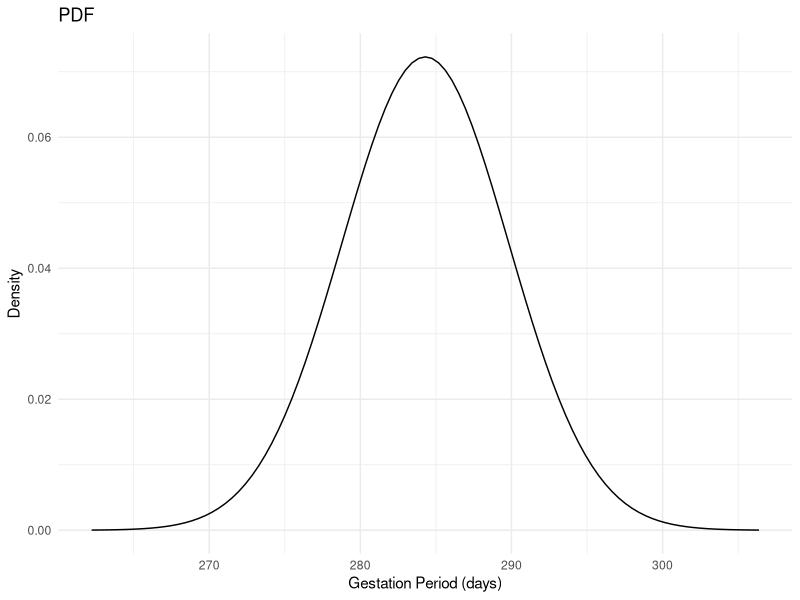
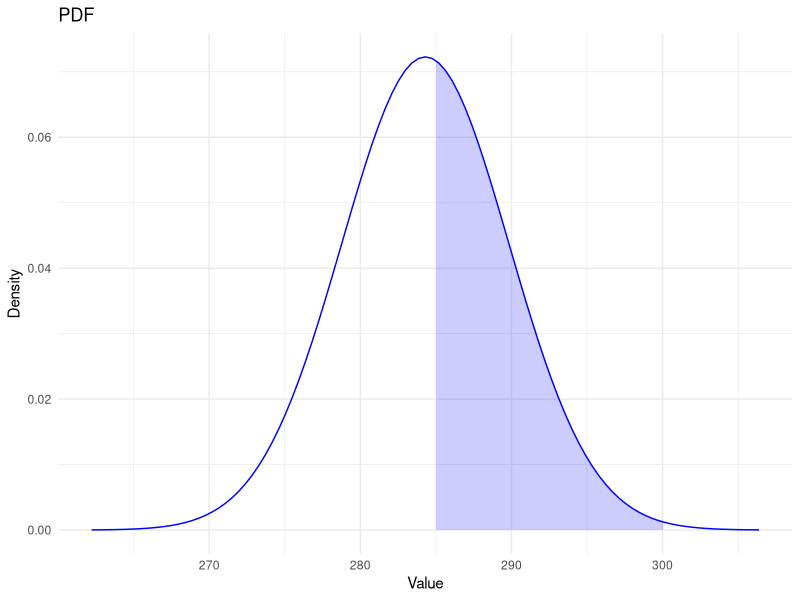
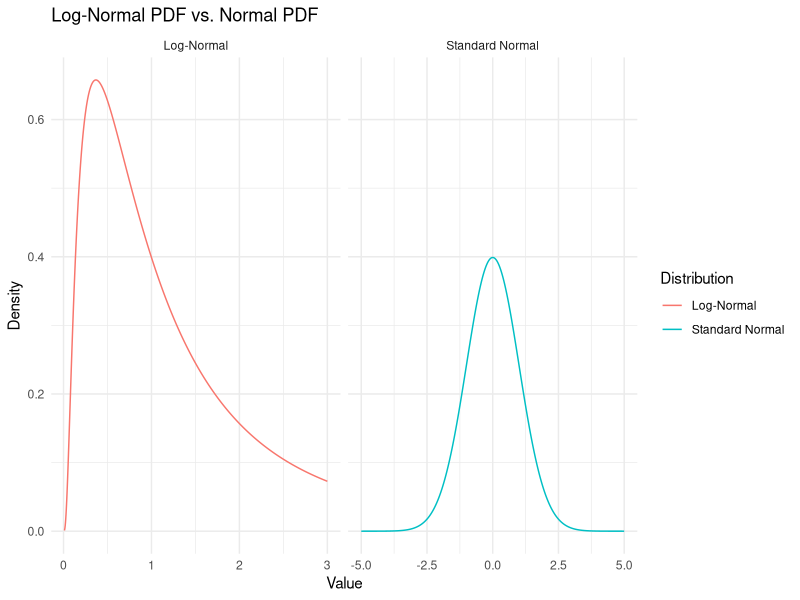

Here is the R script that generated these plots, in order:
## ---- chunk 1
library(ggplot2)
# Define the mean and standard deviation
mean <- 284.3
sd <- 5.52
# Create a sequence of x values
x_values <- seq(mean - 4*sd, mean + 4*sd, length.out = 1000)
# Create a ggplot
ggplot(data.frame(x_values), aes(x = x_values)) +
  stat_function(fun = dnorm, args = list(mean = mean, sd = sd)) +
  labs(title = "PDF", x = "Gestation Period (days)", y = "Density") +
  theme_minimal()
## ---- chunk 2

# Load the ggplot2 library
library(ggplot2)

# Define the mean and standard deviation
mean <- 284.3
sd <- 5.52

# Define the range for the shaded area
lower_bound <- 285
upper_bound <- 300

# Create a data frame for the x values
x_values <- seq(mean - 4*sd, mean + 4*sd, length.out = 1000)
df <- data.frame(x = x_values)

# Create the ggplot object
ggplot(df, aes(x)) +
  stat_function(fun = dnorm, args = list(mean = mean, sd = sd), colour = "blue") +
  geom_area(stat = "function", fun = dnorm, args = list(mean = mean, sd = sd),
            xlim = c(lower_bound, upper_bound), fill = "blue", alpha = 0.2) +
  labs(title = "PDF", x = "Value", y = "Density") +
  theme_minimal()

## ---- chunk 3
library(ggplot2)

# Data for standard normal distribution
x_norm <- seq(-5, 5, length.out = 1000)
y_norm <- dnorm(x_norm)

# Data for log-normal distribution
x_lognorm <- seq(0.01, 3, length.out = 1000) # Avoid starting at 0 to prevent log(0)
y_lognorm <- dlnorm(x_lognorm)

# Data frame for standard normal
df_norm <- data.frame(x = x_norm, y = y_norm, Distribution = 'Standard Normal')

# Data frame for log-normal
df_lognorm <- data.frame(x = x_lognorm, y = y_lognorm, Distribution = 'Log-Normal')

# Combine data frames
df <- rbind(df_norm, df_lognorm)

# Plot
ggplot(df, aes(x = x, y = y, color = Distribution)) + 
  geom_line() + 
  facet_wrap(~Distribution, scales = 'free_x') + 
  theme_minimal() + 
  labs(title = "Log-Normal PDF vs. Normal PDF", 
       x = "Value", 
       y = "Density")

